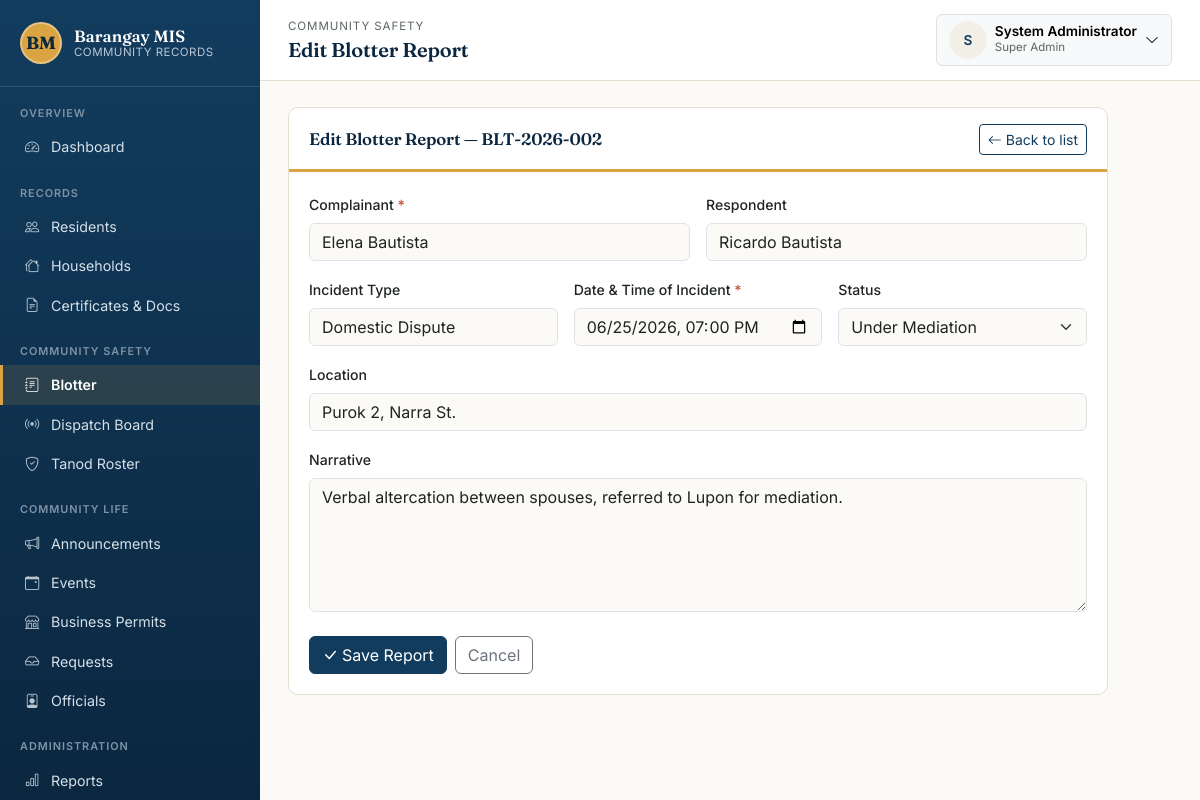
Page /modules/blotter/form.php?id=2 (signed in) on the committed database.
### tables this page shows
CREATE TABLE blotter_reports (
    id               INT AUTO_INCREMENT PRIMARY KEY,
    case_number      VARCHAR(50) UNIQUE,
    complainant      VARCHAR(150) NOT NULL,
    respondent       VARCHAR(150),
    incident_type    VARCHAR(100),
    incident_date    DATETIME,
    location         VARCHAR(255),
    narrative        TEXT,
    status           ENUM('Open','Under Mediation','Settled','Endorsed to Police/Court') NOT NULL DEFAULT 'Open',
    filed_by         INT NULL,
    created_at       TIMESTAMP NOT NULL DEFAULT CURRENT_TIMESTAMP,
    FOREIGN KEY (filed_by) REFERENCES users(id) ON DELETE SET NULL,
    INDEX idx_blotter_status (status)
);

### includes/functions.php (called while the page is built, shortened)
<?php
function clean(?string $value): string
{
    return htmlspecialchars(trim($value ?? ''), ENT_QUOTES, 'UTF-8');
}

### modules/blotter/form.php (the view, shortened to what this page needs)
<?php
require_once __DIR__ . '/../../config.php';
require_once __DIR__ . '/../../includes/functions.php';
$id = isset($_GET['id']) ? (int)$_GET['id'] : null;
$report = [
    'case_number' => '', 'complainant' => '', 'respondent' => '', 'incident_type' => '',
    'incident_date' => date('Y-m-d\TH:i'), 'location' => '', 'narrative' => '', 'status' => 'Open',
];
if ($id) {
    $stmt = $pdo->prepare('SELECT * FROM blotter_reports WHERE id = ?');
    $stmt->execute([$id]);
    $found = $stmt->fetch();
    $report = $found;
    if (!empty($report['incident_date'])) {
        $report['incident_date'] = str_replace(' ', 'T', substr($report['incident_date'], 0, 16));
    }
}
require_once __DIR__ . '/../../includes/header.php';
?>
<div class="panel" style="max-width:820px;">
    <div class="panel-header">
        <h2><?= $id ? 'Edit Blotter Report' . ($report['case_number'] ? ' — ' . clean($report['case_number']) : '') : 'File a Blotter Report' ?></h2>
        <a href="<?= BASE_URL ?>/modules/blotter/list.php" class="btn btn-sm btn-outline-primary"><i class="bi bi-arrow-left me-1"></i>Back to list</a>
    </div>
    <div class="panel-body">
        <form method="post" novalidate>
            <div class="row g-3">
                <div class="col-md-6">
                    <label class="form-label">Complainant <span class="required-mark">*</span></label>
                    <input type="text" name="complainant" class="form-control" required value="<?= clean($report['complainant']) ?>">
                </div>
                <div class="col-md-6">
                    <label class="form-label">Respondent</label>
                    <input type="text" name="respondent" class="form-control" placeholder="Leave blank if unknown" value="<?= clean($report['respondent']) ?>">
                </div>
                <div class="col-md-4">
                    <label class="form-label">Incident Type</label>
                    <input type="text" name="incident_type" class="form-control" placeholder="e.g. Noise Complaint, Dispute" value="<?= clean($report['incident_type']) ?>">
                </div>
                <div class="col-md-4">
                    <label class="form-label">Date &amp; Time of Incident <span class="required-mark">*</span></label>
                    <input type="datetime-local" name="incident_date" class="form-control" required value="<?= clean($report['incident_date']) ?>">
                </div>
                <div class="col-md-4">
                    <label class="form-label">Status</label>
                    <select name="status" class="form-select">
                        <?php foreach (['Open','Under Mediation','Settled','Endorsed to Police/Court'] as $s): ?>
                            <option value="<?= $s ?>" <?= $report['status'] === $s ? 'selected' : '' ?>><?= $s ?></option>
                        <?php endforeach; ?>
                    </select>
                </div>
                <div class="col-12">
                    <label class="form-label">Location</label>
                    <input type="text" name="location" class="form-control" value="<?= clean($report['location']) ?>">
                </div>
                <div class="col-12">
                    <label class="form-label">Narrative</label>
                    <textarea name="narrative" rows="5" class="form-control" placeholder="Describe what happened..."><?= clean($report['narrative']) ?></textarea>
                </div>
            </div>
            <div class="mt-4 d-flex gap-2">
                <button type="submit" class="btn btn-primary"><i class="bi bi-check-lg me-1"></i>Save Report</button>
                <a href="<?= BASE_URL ?>/modules/blotter/list.php" class="btn btn-outline-secondary">Cancel</a>
            </div>
        </form>
    </div>
</div>
<?php require_once __DIR__ . '/../../includes/footer.php'; ?>

### assets/css/style.css (style rules this page uses)
:root { --bagong-blue: #123C5E; --bagong-blue-dark: #0B2740; --bagong-blue-light: #1E5583; --paper: #FBFAF6; --paper-dim: #F2EFE6; --palay-gold: #D9A441; --palay-gold-dark: #B9832F; --adobe: #C1502E; --talahib: #4C7A5E; --ink: #1F2421; --ink-soft: #5B6660; --hairline: #E4DFD1; --font-display: 'Fraunces', Georgia, serif; --font-body: 'Inter', -apple-system, Segoe UI, Roboto, sans-serif; --font-mono: 'JetBrains Mono', SFMono-Regular, Menlo, monospace; --bs-primary: var(--bagong-blue); --bs-body-font-family: var(--font-body); --bs-body-color: var(--ink); --bs-body-bg: var(--paper); }
* { box-sizing: border-box; }
body { background: var(--paper); color: var(--ink); font-family: var(--font-body); }
h1, h2, h3, h4, .display-font { font-family: var(--font-display); font-weight: 600; letter-spacing: -0.01em; color: var(--bagong-blue-dark); }
a { color: var(--bagong-blue); }
.panel { background: #fff; border: 1px solid var(--hairline); border-radius: 10px; margin-bottom: 22px; overflow: hidden; }
.panel-header { display: flex; align-items: center; justify-content: space-between; gap: 12px; padding: 16px 20px 14px; border-bottom: 3px solid var(--palay-gold); flex-wrap: wrap; }
.panel-header h2, .panel-header h3 { margin: 0; font-size: 1.05rem; }
.panel-body { padding: 20px; }
.btn-primary { background: var(--bagong-blue); border-color: var(--bagong-blue); }
.btn-outline-primary { color: var(--bagong-blue); border-color: var(--bagong-blue); }
.required-mark { color: var(--adobe); }
.form-label { font-weight: 500; font-size: 0.88rem; }

### rows in the picture
blotter_reports: case_number "BLT-2026-002", complainant "Elena Bautista", respondent "Ricardo Bautista", incident_type "Domestic Dispute", status "Under Mediation", location "Purok 2, Narra St.", narrative "Verbal altercation between spouses, referred to Lupon for mediation."

### other values in the picture
$label "Dashboard Residents Households Certificates & Docs Blotter Dispatch Board Tanod Roster Announcements Events Business Permits Requests Officials Reports"
$breadcrumbEyebrow "COMMUNITY SAFETY"
$pageTitle "Edit Blotter Report"
mb_strtoupper(mb_substr(current_full_name() ?: '?', 0, 1)) "S"
current_full_name() "System Administrator"
role_label(current_role()) "Super Admin"
